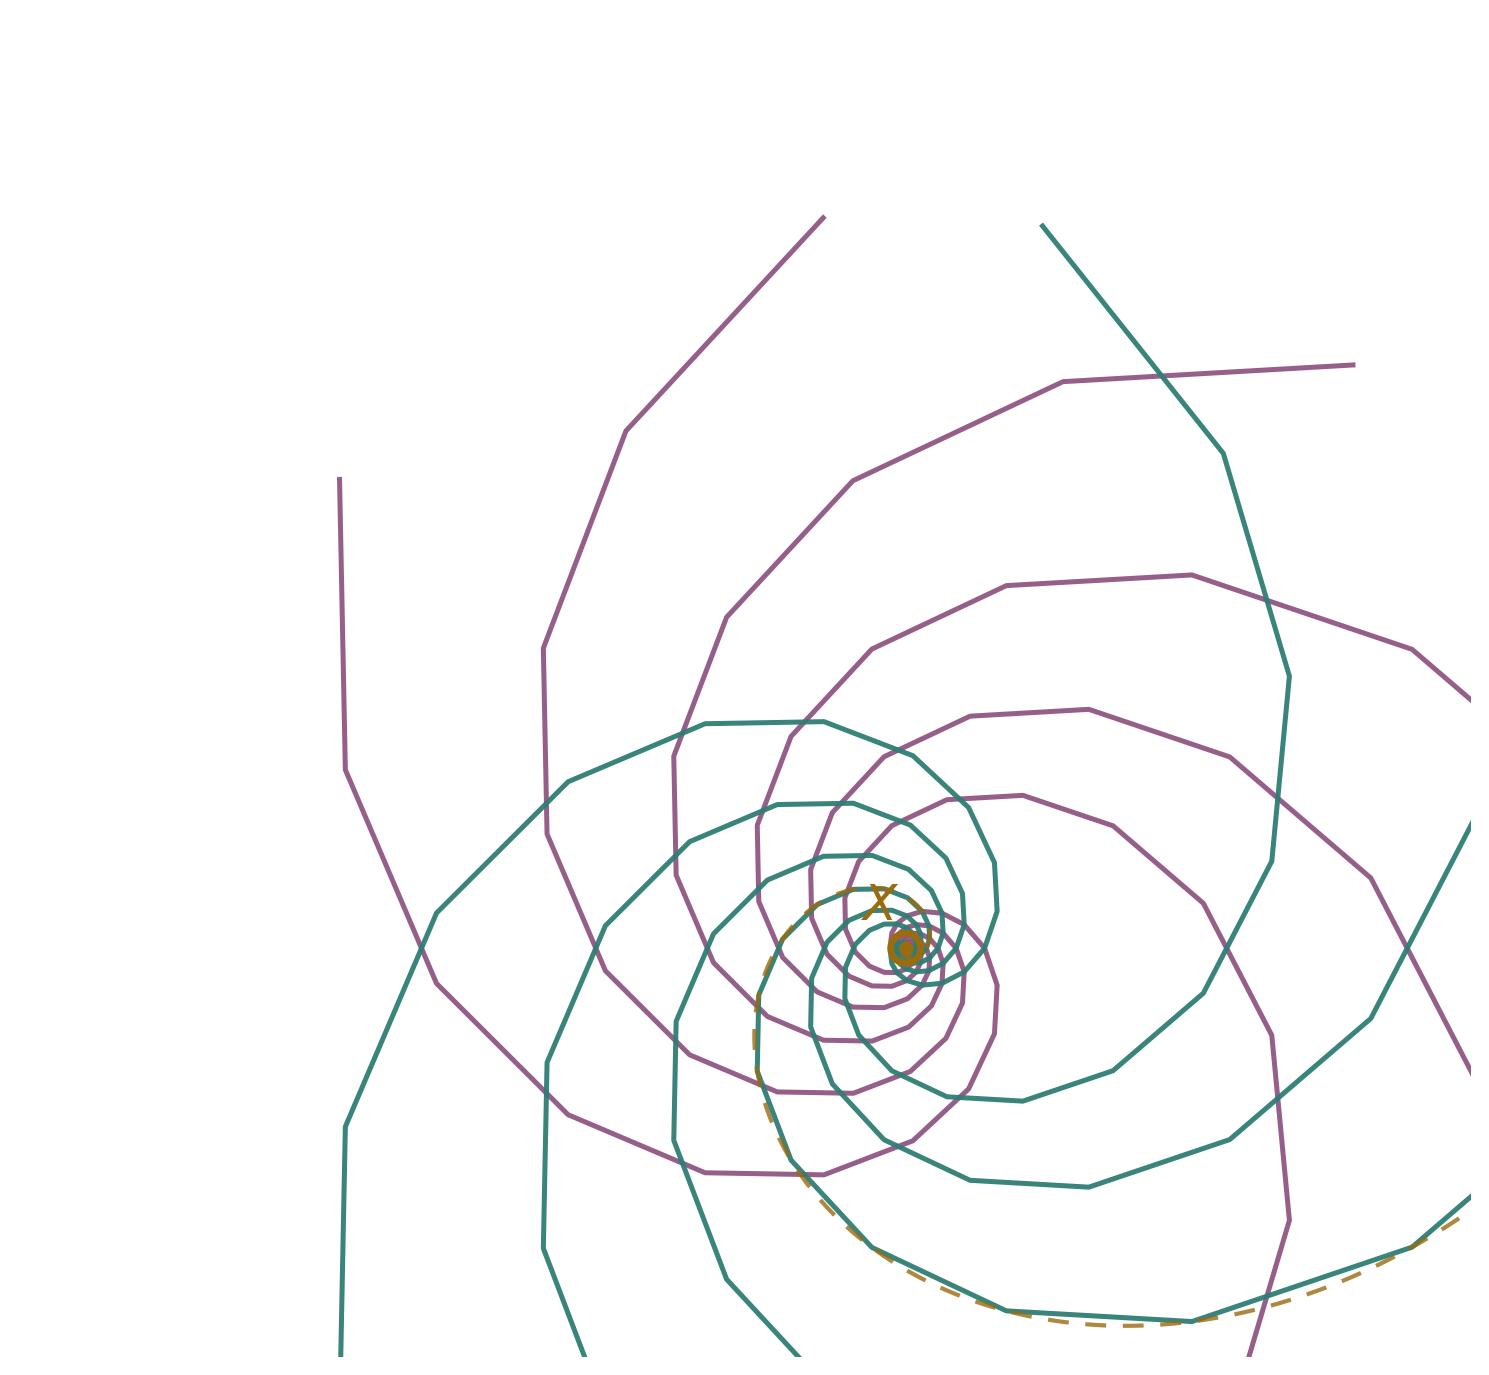

Generate this figure with Python:
"""fig01_spiral_polylines.py — Figure: spiral polylines of D_B for B = 5/4, recentered at X.

Purpose (Section 5, Remark 5.5, and the concluding remarks): extending the
non-straight polylines row by row produces arcs winding around X, with the
distance to X scaled by B per (0,1)-step. Implementation: instead of
propagating a huge hexagonal ball as the original did, the centers come from
the closed form of Proposition 5.4,

    z(p,q) = X + B^(2p) * beta^q * (0 - X),      |beta| = B,

so each arm can be followed as far in or out as the picture needs.
Improvements: the two arm families get the two arm colors (teal: S-orbits,
fixed p; plum: T^{-1}S-orbits, direction (-1,1)); X is marked; and one true
logarithmic spiral with multiplier beta (dashed gold) is overlaid on an
S-arm, visualizing the concluding remark that the polylines approximate
logarithmic spirals.
"""
import math
import cmath
import doylefig as D

B = 1.25
X = D.family_X(B)
beta = D.family_beta(B)
R0 = abs(X)                     # |z(0,0) - X|
RMIN, RMAX = 0.35, 190.0        # radial window around X for all arms

fig, ax = D.new_axes((6.6, 5.8))

# --- family 1 (teal): S-orbits, p fixed, q varying; |z-X| = R0 * B^(2p+q)
for p in range(-2, 4):
    qlo = math.floor(math.log(RMIN / R0, B)) - 2 * p
    qhi = math.ceil(math.log(RMAX / R0, B)) - 2 * p
    pts = [D.closed_center(B, p, q, X, beta) for q in range(qlo, qhi + 1)]
    pts = [z for z in pts if RMIN * 0.8 <= abs(z - X) <= RMAX * 1.05]
    ax.plot([z.real for z in pts], [z.imag for z in pts],
            color=D.DIAG1, lw=1.2, alpha=0.95, zorder=3)

# --- family 2 (plum): T^{-1}S-orbits, direction (-1,1): p = p0 - q
for p0 in range(-2, 4):
    pts = []
    for q in range(-40, 41):
        z = D.closed_center(B, p0 - q, q, X, beta)
        if RMIN * 0.8 <= abs(z - X) <= RMAX * 1.05:
            pts.append(z)
    ax.plot([z.real for z in pts], [z.imag for z in pts],
            color=D.DIAG2, lw=1.2, alpha=0.9, zorder=2)

# --- one true logarithmic spiral (dashed gold) through the p=0 S-arm:
#     w(t) = X + R0 * B^t * exp(i t arg(beta)),  matching z(0,t) at integers
targ = cmath.phase(beta)
ts, ws = [], []
t = math.log(RMIN / R0, B)
while t <= math.log(RMAX / R0, B):
    ws.append(X + R0 * (B ** t) * cmath.exp(1j * t * targ))
    t += 0.05
ax.plot([w.real for w in ws], [w.imag for w in ws],
        color=D.GOLD, lw=1.0, ls=(0, (5, 4)), alpha=0.8, zorder=4)

D.mark_X(ax, X, size=52)
ax.set_xlim(-200, 120)
ax.set_ylim(-90, 205)
D.save(fig, "fig01_spiral_polylines")
